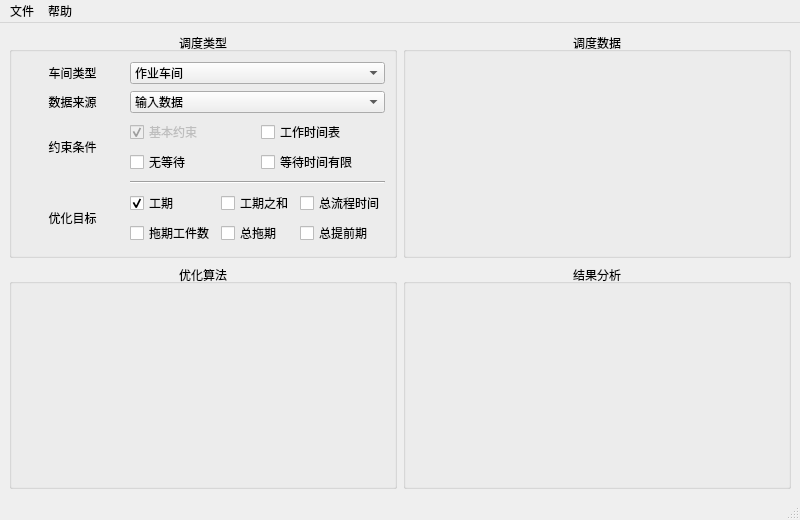
<?xml version="1.0" encoding="UTF-8"?>
<ui version="4.0">
    <class>MainWindow</class>
    <widget class="QMainWindow" name="MainWindow">
        <property name="geometry">
            <rect>
                <x>0</x>
                <y>0</y>
                <width>800</width>
                <height>520</height>
            </rect>
        </property>
        <property name="windowTitle">
            <string>制造车间作业优化调度系统</string>
        </property>
        <property name="windowIcon">
            <iconset resource="apprcc.qrc">
                <normaloff>:/pic/pic/logo.ico</normaloff>:/pic/pic/logo.ico
            </iconset>
        </property>
        <widget class="QWidget" name="centralwidget">
            <layout class="QGridLayout" name="gridLayout_2">
                <item row="0" column="0">
                    <layout class="QGridLayout" name="gridLayout">
                        <item row="1" column="0">
                            <widget class="QGroupBox" name="groupBox_3">
                                <property name="title">
                                    <string>优化算法</string>
                                </property>
                                <property name="alignment">
                                    <set>Qt::AlignCenter</set>
                                </property>
                            </widget>
                        </item>
                        <item row="1" column="1">
                            <widget class="QGroupBox" name="groupBox_4">
                                <property name="title">
                                    <string>结果分析</string>
                                </property>
                                <property name="alignment">
                                    <set>Qt::AlignCenter</set>
                                </property>
                            </widget>
                        </item>
                        <item row="0" column="1">
                            <widget class="QGroupBox" name="groupBox_2">
                                <property name="title">
                                    <string>调度数据</string>
                                </property>
                                <property name="alignment">
                                    <set>Qt::AlignCenter</set>
                                </property>
                            </widget>
                        </item>
                        <item row="0" column="0">
                            <widget class="QGroupBox" name="groupBox">
                                <property name="title">
                                    <string>调度类型</string>
                                </property>
                                <property name="alignment">
                                    <set>Qt::AlignCenter</set>
                                </property>
                                <layout class="QGridLayout" name="gridLayout_3">
                                    <item row="4" column="0">
                                        <widget class="QLabel" name="label_3">
                                            <property name="text">
                                                <string>优化目标</string>
                                            </property>
                                            <property name="alignment">
                                                <set>Qt::AlignCenter</set>
                                            </property>
                                        </widget>
                                    </item>
                                    <item row="4" column="1">
                                        <layout class="QGridLayout" name="gridLayout_4">
                                            <item row="0" column="0">
                                                <widget class="QCheckBox" name="checkBoxMakespan">
                                                    <property name="text">
                                                        <string>工期</string>
                                                    </property>
                                                    <property name="checked">
                                                        <bool>true</bool>
                                                    </property>
                                                </widget>
                                            </item>
                                            <item row="0" column="1">
                                                <widget class="QCheckBox" name="checkBoxTotalMakespan">
                                                    <property name="text">
                                                        <string>工期之和</string>
                                                    </property>
                                                </widget>
                                            </item>
                                            <item row="0" column="2">
                                                <widget class="QCheckBox" name="checkBoxTotalFlowTime">
                                                    <property name="text">
                                                        <string>总流程时间</string>
                                                    </property>
                                                </widget>
                                            </item>
                                            <item row="1" column="2">
                                                <widget class="QCheckBox" name="checkBoxEarliness">
                                                    <property name="text">
                                                        <string>总提前期</string>
                                                    </property>
                                                </widget>
                                            </item>
                                            <item row="1" column="1">
                                                <widget class="QCheckBox" name="checkBoxTardiness">
                                                    <property name="text">
                                                        <string>总拖期</string>
                                                    </property>
                                                </widget>
                                            </item>
                                            <item row="1" column="0">
                                                <widget class="QCheckBox" name="checkBoxNTardiness">
                                                    <property name="text">
                                                        <string>拖期工件数</string>
                                                    </property>
                                                </widget>
                                            </item>
                                        </layout>
                                    </item>
                                    <item row="2" column="1">
                                        <layout class="QGridLayout" name="gridLayout_5">
                                            <item row="0" column="0">
                                                <widget class="QCheckBox" name="checkBoxBasic">
                                                    <property name="enabled">
                                                        <bool>false</bool>
                                                    </property>
                                                    <property name="text">
                                                        <string>基本约束</string>
                                                    </property>
                                                    <property name="checked">
                                                        <bool>true</bool>
                                                    </property>
                                                </widget>
                                            </item>
                                            <item row="0" column="1">
                                                <widget class="QCheckBox" name="checkBoxWorkTimetable">
                                                    <property name="text">
                                                        <string>工作时间表</string>
                                                    </property>
                                                </widget>
                                            </item>
                                            <item row="1" column="0">
                                                <widget class="QCheckBox" name="checkBoxNoWait">
                                                    <property name="text">
                                                        <string>无等待</string>
                                                    </property>
                                                </widget>
                                            </item>
                                            <item row="1" column="1">
                                                <widget class="QCheckBox" name="checkBoxLimitedWait">
                                                    <property name="text">
                                                        <string>等待时间有限</string>
                                                    </property>
                                                </widget>
                                            </item>
                                        </layout>
                                    </item>
                                    <item row="1" column="0">
                                        <widget class="QLabel" name="label_2">
                                            <property name="text">
                                                <string>数据来源</string>
                                            </property>
                                            <property name="alignment">
                                                <set>Qt::AlignCenter</set>
                                            </property>
                                        </widget>
                                    </item>
                                    <item row="2" column="0">
                                        <widget class="QLabel" name="label_4">
                                            <property name="text">
                                                <string>约束条件</string>
                                            </property>
                                            <property name="alignment">
                                                <set>Qt::AlignCenter</set>
                                            </property>
                                        </widget>
                                    </item>
                                    <item row="0" column="1">
                                        <widget class="QComboBox" name="comboBoxShopType">
                                            <item>
                                                <property name="text">
                                                    <string>作业车间</string>
                                                </property>
                                            </item>
                                            <item>
                                                <property name="text">
                                                    <string>柔性作业车间</string>
                                                </property>
                                            </item>
                                            <item>
                                                <property name="text">
                                                    <string>流水车间</string>
                                                </property>
                                            </item>
                                            <item>
                                                <property name="text">
                                                    <string>混合流水车间</string>
                                                </property>
                                            </item>
                                            <item>
                                                <property name="text">
                                                    <string>多加工路径作业车间</string>
                                                </property>
                                            </item>
                                            <item>
                                                <property name="text">
                                                    <string>多加工路径柔性作业车间</string>
                                                </property>
                                            </item>
                                            <item>
                                                <property name="text">
                                                    <string>考虑工人的柔性作业车间</string>
                                                </property>
                                            </item>
                                        </widget>
                                    </item>
                                    <item row="0" column="0">
                                        <widget class="QLabel" name="label">
                                            <property name="text">
                                                <string>车间类型</string>
                                            </property>
                                            <property name="alignment">
                                                <set>Qt::AlignCenter</set>
                                            </property>
                                        </widget>
                                    </item>
                                    <item row="1" column="1">
                                        <widget class="QComboBox" name="comboBoxDataSource">
                                            <item>
                                                <property name="text">
                                                    <string>输入数据</string>
                                                </property>
                                            </item>
                                            <item>
                                                <property name="text">
                                                    <string>标准算例</string>
                                                </property>
                                            </item>
                                        </widget>
                                    </item>
                                    <item row="3" column="1">
                                        <widget class="Line" name="line">
                                            <property name="orientation">
                                                <enum>Qt::Horizontal</enum>
                                            </property>
                                        </widget>
                                    </item>
                                </layout>
                            </widget>
                        </item>
                    </layout>
                </item>
            </layout>
        </widget>
        <widget class="QStatusBar" name="statusbar"/>
        <widget class="QMenuBar" name="menuBar">
            <property name="geometry">
                <rect>
                    <x>0</x>
                    <y>0</y>
                    <width>800</width>
                    <height>23</height>
                </rect>
            </property>
            <widget class="QMenu" name="menufile">
                <property name="title">
                    <string>文件</string>
                </property>
                <addaction name="actionNew"/>
                <addaction name="actionOpen"/>
            </widget>
            <widget class="QMenu" name="menuHelp">
                <property name="title">
                    <string>帮助</string>
                </property>
                <addaction name="actionAbout"/>
            </widget>
            <addaction name="menufile"/>
            <addaction name="menuHelp"/>
        </widget>
        <action name="actionJSP">
            <property name="text">
                <string>静态作业车间</string>
            </property>
            <property name="toolTip">
                <string>静态作业车间</string>
            </property>
        </action>
        <action name="actionFJSP">
            <property name="text">
                <string>静态柔性作业车间</string>
            </property>
        </action>
        <action name="actionFSP">
            <property name="text">
                <string>静态流水车间</string>
            </property>
        </action>
        <action name="actionHFSP">
            <property name="text">
                <string>静态混合流水车间</string>
            </property>
        </action>
        <action name="actionClassic">
            <property name="text">
                <string>Classic</string>
            </property>
        </action>
        <action name="actionTimetable">
            <property name="text">
                <string>Timetable</string>
            </property>
        </action>
        <action name="actionNew">
            <property name="text">
                <string>新建</string>
            </property>
            <property name="iconText">
                <string>新建</string>
            </property>
        </action>
        <action name="actionOpen">
            <property name="text">
                <string>打开</string>
            </property>
        </action>
        <action name="actionEdit">
            <property name="text">
                <string>编辑</string>
            </property>
        </action>
        <action name="actionSave">
            <property name="text">
                <string>保存</string>
            </property>
        </action>
        <action name="actionSave_as">
            <property name="text">
                <string>Save as</string>
            </property>
        </action>
        <action name="actionAbout">
            <property name="text">
                <string>关于</string>
            </property>
        </action>
    </widget>
    <resources>
        <include location="apprcc.qrc"/>
    </resources>
    <connections/>
</ui>
